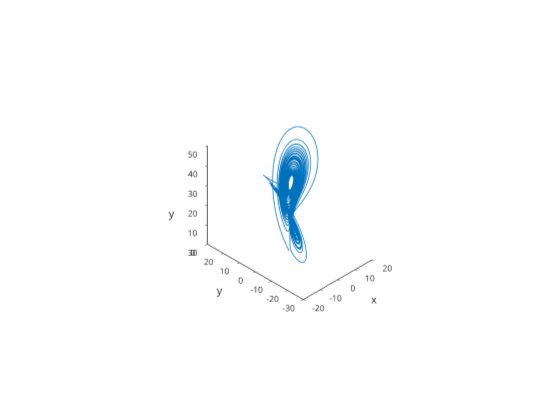

Write notebook code for a chart like this one.
### Markdown cell above
Let's create the Lorenz63 problem and solve it using the default parameters and intial conditions:

### Code cell
% Create a problem object
problem = otp.lorenz63.presets.Canonical;

% Solve the problem
sol = problem.solve('RelTol', 1e-10);

% Plot the solution
problem.plotPhaseSpace(sol);

### Figure 1 — Plotly figure (JSON) as saved in the notebook; plotly's stock layout.template omitted (floating-point values rounded to 4 significant figures; data arrays with more than 128 entries replaced by an {"elided": "..."} marker saying what was removed)
{"data": [{"line": {"color": "rgb(0,113,188)", "dash": "solid", "width": 1.5}, "marker": {"color": "rgb(0,113,188)", "line": {"color": "rgb(0,113,188)"}, "size": 2, "symbol": "none"}, "mode": "lines", "name": "", "scene": "scene", "showlegend": false, "type": "scatter3d", "visibility": true, "x": {"elided": "4027 float values"}, "y": {"elided": "4027 float values"}, "z": {"elided": "4027 float values"}}], "layout": {"height": 420, "hovermode": "closest", "margin": {"b": 0, "l": 0, "r": 0, "t": 0}, "plot_bgcolor": "rgba(0, 0, 0, 0)", "scene": {"camera": {"up": {"x": 0.01511, "y": -0.01489, "z": 0.9998}, "center": {"x": 0, "y": 0, "z": 0}, "eye": {"x": 1.25, "y": 1.25, "z": 1.25}, "projection": {"type": "orthographic"}}, "domain": {"x": [0.13, 0.905], "y": [0.11, 0.925]}, "xaxis": {"autorange": false, "exponentformat": "none", "gridcolor": "", "gridwidth": 1.5, "linecolor": "rgb(38,38,38)", "linewidth": 1.5, "mirror": false, "range": [20, -20], "showgrid": false, "showline": true, "side": "bottom", "spikedash": "solid", "spikemode": "across", "spikesides": false, "spikethickness": 1, "tickangle": 0, "tickcolor": "rgb(38,38,38)", "tickfont": {"color": "rgb(38,38,38)", "size": 10}, "ticklen": 3, "ticks": "outside", "ticktext": ["-20", "-10", "0", "10", "20"], "tickvals": [-20, -10, 0, 10, 20], "title": {"font": {"color": "rgb(38,38,38)", "size": 11}, "text": "x"}, "type": "linear", "visible": true, "zeroline": false}, "yaxis": {"autorange": false, "exponentformat": "none", "gridcolor": "", "gridwidth": 1.5, "linecolor": "rgb(38,38,38)", "linewidth": 1.5, "mirror": false, "range": [30, -30], "showgrid": false, "showline": true, "side": "left", "spikedash": "solid", "spikemode": "across", "spikesides": false, "spikethickness": 1, "tickangle": 0, "tickcolor": "rgb(38,38,38)", "tickfont": {"color": "rgb(38,38,38)", "size": 10}, "ticklen": 3, "ticks": "outside", "ticktext": ["-30", "-20", "-10", "0", "10", "20", "30"], "tickvals": [-30, -20, -10, 0, 10, 20, 30], "title": {"font": {"color": "rgb(38,38,38)", "size": 11}, "text": "y"}, "type": "linear", "visible": true, "zeroline": false}, "zaxis": {"autorange": false, "exponentformat": "none", "gridcolor": "", "gridwidth": 1.5, "linecolor": "rgb(38,38,38)", "linewidth": 1.5, "mirror": false, "range": [0, 50], "showgrid": false, "showline": true, "side": "none", "spikedash": "solid", "spikemode": "across", "spikesides": false, "spikethickness": 1, "tickangle": 0, "tickcolor": "rgb(38,38,38)", "tickfont": {"color": "rgb(38,38,38)", "size": 10}, "ticklen": 3, "ticks": "outside", "ticktext": ["0", "10", "20", "30", "40", "50"], "tickvals": [0, 10, 20, 30, 40, 50], "title": {"font": {"color": "rgb(38,38,38)", "size": 11}, "text": "y"}, "type": "linear", "visible": true, "zeroline": false}, "aspectratio": {"x": 0.5708, "y": 0.7934, "z": 0.7036}, "aspectmode": "manual"}, "showlegend": false, "width": 560}}
